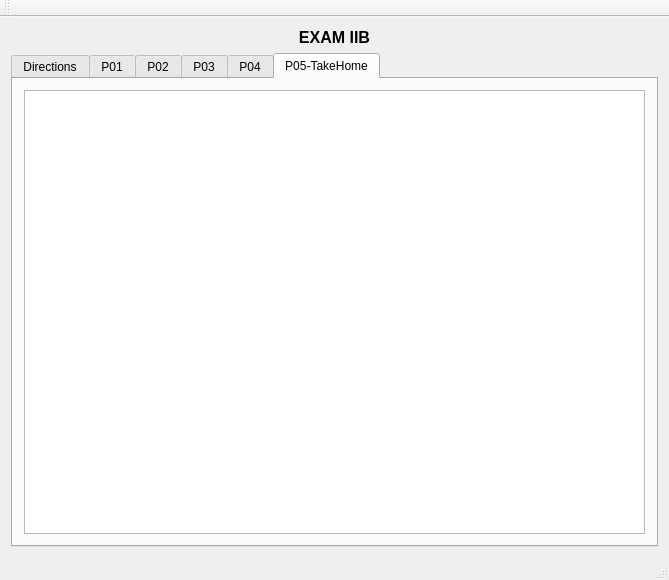
<?xml version="1.0" encoding="UTF-8"?>
<ui version="4.0">
 <class>MainWindow</class>
 <widget class="QMainWindow" name="MainWindow">
  <property name="geometry">
   <rect>
    <x>0</x>
    <y>0</y>
    <width>669</width>
    <height>580</height>
   </rect>
  </property>
  <property name="windowTitle">
   <string>MainWindow</string>
  </property>
  <widget class="QWidget" name="centralWidget">
   <layout class="QVBoxLayout" name="verticalLayout">
    <item>
     <widget class="QLabel" name="label_3">
      <property name="font">
       <font>
        <pointsize>12</pointsize>
        <weight>75</weight>
        <bold>true</bold>
       </font>
      </property>
      <property name="text">
       <string>EXAM IIB</string>
      </property>
      <property name="alignment">
       <set>Qt::AlignCenter</set>
      </property>
     </widget>
    </item>
    <item>
     <widget class="QTabWidget" name="tabWidget">
      <property name="currentIndex">
       <number>5</number>
      </property>
      <widget class="QWidget" name="tab_6">
       <attribute name="title">
        <string>Directions</string>
       </attribute>
       <layout class="QVBoxLayout" name="verticalLayout_3">
        <item>
         <widget class="QTextBrowser" name="textBrowser_2">
          <property name="html">
           <string>&lt;!DOCTYPE HTML PUBLIC &quot;-//W3C//DTD HTML 4.0//EN&quot; &quot;http://www.w3.org/TR/REC-html40/strict.dtd&quot;&gt;
&lt;html&gt;&lt;head&gt;&lt;meta name=&quot;qrichtext&quot; content=&quot;1&quot; /&gt;&lt;style type=&quot;text/css&quot;&gt;
p, li { white-space: pre-wrap; }
&lt;/style&gt;&lt;/head&gt;&lt;body style=&quot; font-family:'Cantarell'; font-size:11pt; font-weight:400; font-style:normal;&quot;&gt;
&lt;p style=&quot; margin-top:0px; margin-bottom:0px; margin-left:0px; margin-right:0px; -qt-block-indent:0; text-indent:0px;&quot;&gt;&lt;span style=&quot; font-family:'.Lucida Grande UI'; font-size:13pt; font-weight:600;&quot;&gt;Directions:    No collaboration!!  &lt;/span&gt;&lt;/p&gt;
&lt;p style=&quot; margin-top:0px; margin-bottom:0px; margin-left:0px; margin-right:0px; -qt-block-indent:0; text-indent:0px;&quot;&gt;&lt;span style=&quot; font-family:'.Lucida Grande UI'; font-size:13pt; font-weight:600;&quot;&gt;(scroll to read all instructions)&lt;/span&gt;&lt;/p&gt;
&lt;p style=&quot;-qt-paragraph-type:empty; margin-top:0px; margin-bottom:0px; margin-left:0px; margin-right:0px; -qt-block-indent:0; text-indent:0px; font-family:'.Lucida Grande UI'; font-size:13pt; font-weight:600;&quot;&gt;&lt;br /&gt;&lt;/p&gt;
&lt;p style=&quot; margin-top:0px; margin-bottom:0px; margin-left:0px; margin-right:0px; -qt-block-indent:0; text-indent:0px;&quot;&gt;&lt;span style=&quot; font-family:'.Lucida Grande UI'; font-size:13pt; font-weight:600;&quot;&gt;You may use Qt Creator (including Qt Assistant) and the CPE 353 course pdf lecture notes on Canvas.  &lt;/span&gt;&lt;span style=&quot; font-family:'.Lucida Grande UI'; font-size:13pt; font-weight:600; color:#ff0000;&quot;&gt;Use of any other resources will be considered cheating and will result in &lt;/span&gt;&lt;span style=&quot; font-family:'.Lucida Grande UI'; font-size:13pt; font-weight:600;&quot;&gt;zero credit (0 points) &lt;/span&gt;&lt;span style=&quot; font-family:'.Lucida Grande UI'; font-size:13pt; font-weight:600; color:#ff0000;&quot;&gt;and additional penalties.&lt;/span&gt;&lt;/p&gt;
&lt;p style=&quot;-qt-paragraph-type:empty; margin-top:0px; margin-bottom:0px; margin-left:0px; margin-right:0px; -qt-block-indent:0; text-indent:0px; font-family:'.Lucida Grande UI'; font-size:13pt; font-weight:600;&quot;&gt;&lt;br /&gt;&lt;/p&gt;
&lt;p style=&quot; margin-top:0px; margin-bottom:0px; margin-left:0px; margin-right:0px; -qt-block-indent:0; text-indent:0px;&quot;&gt;&lt;span style=&quot; font-family:'.Lucida Grande UI'; font-size:13pt; font-weight:600;&quot;&gt;When completing the tasks associated with each problem, you may only modify the files &lt;/span&gt;&lt;span style=&quot; font-family:'.Lucida Grande UI'; font-size:13pt; font-weight:600; color:#0000ff;&quot;&gt;mainwindow.h&lt;/span&gt;&lt;span style=&quot; font-family:'.Lucida Grande UI'; font-size:13pt; font-weight:600;&quot;&gt; and &lt;/span&gt;&lt;span style=&quot; font-family:'.Lucida Grande UI'; font-size:13pt; font-weight:600; color:#0000ff;&quot;&gt;mainwindow.cpp   &lt;/span&gt;&lt;/p&gt;
&lt;p style=&quot;-qt-paragraph-type:empty; margin-top:0px; margin-bottom:0px; margin-left:0px; margin-right:0px; -qt-block-indent:0; text-indent:0px; font-family:'.Lucida Grande UI'; font-size:13pt; font-weight:600; color:#0000ff;&quot;&gt;&lt;br /&gt;&lt;/p&gt;
&lt;p style=&quot; margin-top:0px; margin-bottom:0px; margin-left:0px; margin-right:0px; -qt-block-indent:0; text-indent:0px;&quot;&gt;&lt;span style=&quot; font-family:'.Lucida Grande UI'; font-size:13pt; font-weight:600; color:#ff0000;&quot;&gt;Do NOT modify &lt;/span&gt;&lt;span style=&quot; font-family:'.Lucida Grande UI'; font-size:13pt; font-weight:600;&quot;&gt;main.cpp &lt;/span&gt;&lt;span style=&quot; font-family:'.Lucida Grande UI'; font-size:13pt; font-weight:600; color:#ff0000;&quot;&gt;and &lt;/span&gt;&lt;span style=&quot; font-family:'.Lucida Grande UI'; font-size:13pt; font-weight:600;&quot;&gt;mainwindow.ui &lt;/span&gt;&lt;span style=&quot; font-family:'.Lucida Grande UI'; font-size:13pt; font-weight:600; color:#ff0000;&quot;&gt;(the form) or you will receive&lt;/span&gt;&lt;span style=&quot; font-family:'.Lucida Grande UI'; font-size:13pt; font-weight:600;&quot;&gt; zero credit (0 points).&lt;/span&gt;&lt;/p&gt;
&lt;p style=&quot;-qt-paragraph-type:empty; margin-top:0px; margin-bottom:0px; margin-left:0px; margin-right:0px; -qt-block-indent:0; text-indent:0px; font-family:'.Lucida Grande UI'; font-size:13pt; font-weight:600;&quot;&gt;&lt;br /&gt;&lt;/p&gt;
&lt;p style=&quot; margin-top:0px; margin-bottom:0px; margin-left:0px; margin-right:0px; -qt-block-indent:0; text-indent:0px;&quot;&gt;&lt;span style=&quot; font-family:'.Lucida Grande UI'; font-size:13pt; font-weight:600;&quot;&gt;The text browser object at the top of each tab descibes the desired tasks associated with that tab -- you may need to &lt;/span&gt;&lt;span style=&quot; font-family:'.Lucida Grande UI'; font-size:13pt; font-weight:600; color:#ff000f;&quot;&gt;scroll&lt;/span&gt;&lt;span style=&quot; font-family:'.Lucida Grande UI'; font-size:13pt; font-weight:600;&quot;&gt; down to read the complete description.&lt;/span&gt;&lt;/p&gt;
&lt;p style=&quot;-qt-paragraph-type:empty; margin-top:0px; margin-bottom:0px; margin-left:0px; margin-right:0px; -qt-block-indent:0; text-indent:0px; font-family:'.Lucida Grande UI'; font-size:13pt; font-weight:600;&quot;&gt;&lt;br /&gt;&lt;/p&gt;
&lt;p style=&quot; margin-top:0px; margin-bottom:0px; margin-left:0px; margin-right:0px; -qt-block-indent:0; text-indent:0px;&quot;&gt;&lt;span style=&quot; font-family:'.Lucida Grande UI'; font-size:13pt; font-weight:600; color:#0000ff;&quot;&gt;Your goal is to make your program's behavior match that of the sample solution (while conforming to specified constraints)!!!&lt;/span&gt;&lt;/p&gt;
&lt;p style=&quot;-qt-paragraph-type:empty; margin-top:0px; margin-bottom:0px; margin-left:0px; margin-right:0px; -qt-block-indent:0; text-indent:0px; font-family:'Sans'; font-size:10pt;&quot;&gt;&lt;br /&gt;&lt;/p&gt;
&lt;p style=&quot; margin-top:0px; margin-bottom:0px; margin-left:0px; margin-right:0px; -qt-block-indent:0; text-indent:0px;&quot;&gt;&lt;span style=&quot; font-family:'.Lucida Grande UI'; font-size:13pt; font-weight:600;&quot;&gt;See directions include sent via Canvas mail on how to execute a copy of the sample solution.&lt;/span&gt;&lt;/p&gt;
&lt;p style=&quot;-qt-paragraph-type:empty; margin-top:0px; margin-bottom:0px; margin-left:0px; margin-right:0px; -qt-block-indent:0; text-indent:0px; font-family:'.Lucida Grande UI'; font-size:13pt; font-weight:600; color:#0617f3;&quot;&gt;&lt;br /&gt;&lt;/p&gt;
&lt;p style=&quot; margin-top:0px; margin-bottom:0px; margin-left:0px; margin-right:0px; -qt-block-indent:0; text-indent:0px;&quot;&gt;&lt;span style=&quot; font-family:'.Lucida Grande UI'; font-size:13pt; font-weight:600; color:#0617f3;&quot;&gt;Visit the Assignment tab in Canvas to upload both &lt;/span&gt;&lt;span style=&quot; font-family:'.Lucida Grande UI'; font-size:13pt; font-weight:600; color:#ff0000;&quot;&gt;mainwindow.h&lt;/span&gt;&lt;span style=&quot; font-family:'.Lucida Grande UI'; font-size:13pt; font-weight:600; color:#0617f3;&quot;&gt; and &lt;/span&gt;&lt;span style=&quot; font-family:'.Lucida Grande UI'; font-size:13pt; font-weight:600; color:#ff0000;&quot;&gt;mainwindow.cpp&lt;/span&gt;&lt;span style=&quot; font-family:'.Lucida Grande UI'; font-size:13pt; font-weight:600; color:#0617f3;&quot;&gt; as attachments to your Canvas assignment submission.  &lt;/span&gt;&lt;span style=&quot; font-family:'.Lucida Grande UI'; font-size:13pt; font-weight:600; color:#000000;&quot;&gt;Be sure both files are attached to each submission you make.&lt;/span&gt;&lt;/p&gt;
&lt;p style=&quot;-qt-paragraph-type:empty; margin-top:0px; margin-bottom:0px; margin-left:0px; margin-right:0px; -qt-block-indent:0; text-indent:0px; font-family:'.Lucida Grande UI'; font-size:13pt; font-weight:600; color:#0617f3;&quot;&gt;&lt;br /&gt;&lt;/p&gt;&lt;/body&gt;&lt;/html&gt;</string>
          </property>
         </widget>
        </item>
       </layout>
      </widget>
      <widget class="QWidget" name="tab">
       <attribute name="title">
        <string>P01</string>
       </attribute>
       <layout class="QVBoxLayout" name="verticalLayout_2">
        <item>
         <widget class="QTextBrowser" name="textBrowser_8">
          <property name="html">
           <string>&lt;!DOCTYPE HTML PUBLIC &quot;-//W3C//DTD HTML 4.0//EN&quot; &quot;http://www.w3.org/TR/REC-html40/strict.dtd&quot;&gt;
&lt;html&gt;&lt;head&gt;&lt;meta name=&quot;qrichtext&quot; content=&quot;1&quot; /&gt;&lt;style type=&quot;text/css&quot;&gt;
p, li { white-space: pre-wrap; }
&lt;/style&gt;&lt;/head&gt;&lt;body style=&quot; font-family:'Cantarell'; font-size:11pt; font-weight:400; font-style:normal;&quot;&gt;
&lt;p style=&quot;-qt-paragraph-type:empty; margin-top:0px; margin-bottom:0px; margin-left:0px; margin-right:0px; -qt-block-indent:0; text-indent:0px;&quot;&gt;&lt;br /&gt;&lt;/p&gt;&lt;/body&gt;&lt;/html&gt;</string>
          </property>
         </widget>
        </item>
        <item>
         <layout class="QHBoxLayout" name="horizontalLayout">
          <item>
           <spacer name="horizontalSpacer_9">
            <property name="orientation">
             <enum>Qt::Horizontal</enum>
            </property>
            <property name="sizeHint" stdset="0">
             <size>
              <width>40</width>
              <height>20</height>
             </size>
            </property>
           </spacer>
          </item>
          <item>
           <widget class="QLabel" name="label_8">
            <property name="text">
             <string>Filename</string>
            </property>
           </widget>
          </item>
          <item>
           <widget class="QLineEdit" name="fileNameEdit"/>
          </item>
          <item>
           <spacer name="horizontalSpacer">
            <property name="orientation">
             <enum>Qt::Horizontal</enum>
            </property>
            <property name="sizeHint" stdset="0">
             <size>
              <width>40</width>
              <height>20</height>
             </size>
            </property>
           </spacer>
          </item>
          <item>
           <widget class="QPushButton" name="loadButton">
            <property name="text">
             <string>Load</string>
            </property>
           </widget>
          </item>
          <item>
           <spacer name="horizontalSpacer_2">
            <property name="orientation">
             <enum>Qt::Horizontal</enum>
            </property>
            <property name="sizeHint" stdset="0">
             <size>
              <width>40</width>
              <height>20</height>
             </size>
            </property>
           </spacer>
          </item>
         </layout>
        </item>
       </layout>
      </widget>
      <widget class="QWidget" name="tab_4">
       <attribute name="title">
        <string>P02</string>
       </attribute>
       <layout class="QVBoxLayout" name="verticalLayout_4">
        <item>
         <widget class="QTextBrowser" name="textBrowser_5">
          <property name="html">
           <string>&lt;!DOCTYPE HTML PUBLIC &quot;-//W3C//DTD HTML 4.0//EN&quot; &quot;http://www.w3.org/TR/REC-html40/strict.dtd&quot;&gt;
&lt;html&gt;&lt;head&gt;&lt;meta name=&quot;qrichtext&quot; content=&quot;1&quot; /&gt;&lt;style type=&quot;text/css&quot;&gt;
p, li { white-space: pre-wrap; }
&lt;/style&gt;&lt;/head&gt;&lt;body style=&quot; font-family:'Cantarell'; font-size:11pt; font-weight:400; font-style:normal;&quot;&gt;
&lt;p style=&quot;-qt-paragraph-type:empty; margin-top:0px; margin-bottom:0px; margin-left:0px; margin-right:0px; -qt-block-indent:0; text-indent:0px;&quot;&gt;&lt;br /&gt;&lt;/p&gt;&lt;/body&gt;&lt;/html&gt;</string>
          </property>
         </widget>
        </item>
        <item>
         <layout class="QHBoxLayout" name="horizontalLayout_2">
          <item>
           <spacer name="horizontalSpacer_3">
            <property name="orientation">
             <enum>Qt::Horizontal</enum>
            </property>
            <property name="sizeHint" stdset="0">
             <size>
              <width>40</width>
              <height>20</height>
             </size>
            </property>
           </spacer>
          </item>
          <item>
           <widget class="QLabel" name="label_2">
            <property name="font">
             <font>
              <weight>75</weight>
              <bold>true</bold>
             </font>
            </property>
            <property name="text">
             <string>Be sure to click in the area below</string>
            </property>
           </widget>
          </item>
          <item>
           <spacer name="horizontalSpacer_7">
            <property name="orientation">
             <enum>Qt::Horizontal</enum>
            </property>
            <property name="sizeHint" stdset="0">
             <size>
              <width>40</width>
              <height>20</height>
             </size>
            </property>
           </spacer>
          </item>
         </layout>
        </item>
        <item>
         <spacer name="verticalSpacer">
          <property name="orientation">
           <enum>Qt::Vertical</enum>
          </property>
          <property name="sizeHint" stdset="0">
           <size>
            <width>20</width>
            <height>194</height>
           </size>
          </property>
         </spacer>
        </item>
       </layout>
      </widget>
      <widget class="QWidget" name="tab_7">
       <attribute name="title">
        <string>P03</string>
       </attribute>
       <layout class="QVBoxLayout" name="verticalLayout_8">
        <item>
         <widget class="QTextBrowser" name="textBrowser_9">
          <property name="html">
           <string>&lt;!DOCTYPE HTML PUBLIC &quot;-//W3C//DTD HTML 4.0//EN&quot; &quot;http://www.w3.org/TR/REC-html40/strict.dtd&quot;&gt;
&lt;html&gt;&lt;head&gt;&lt;meta name=&quot;qrichtext&quot; content=&quot;1&quot; /&gt;&lt;style type=&quot;text/css&quot;&gt;
p, li { white-space: pre-wrap; }
&lt;/style&gt;&lt;/head&gt;&lt;body style=&quot; font-family:'Cantarell'; font-size:11pt; font-weight:400; font-style:normal;&quot;&gt;
&lt;p style=&quot;-qt-paragraph-type:empty; margin-top:0px; margin-bottom:0px; margin-left:0px; margin-right:0px; -qt-block-indent:0; text-indent:0px;&quot;&gt;&lt;br /&gt;&lt;/p&gt;&lt;/body&gt;&lt;/html&gt;</string>
          </property>
         </widget>
        </item>
        <item>
         <widget class="QTextEdit" name="filteredEdit">
          <property name="readOnly">
           <bool>false</bool>
          </property>
          <property name="html">
           <string>&lt;!DOCTYPE HTML PUBLIC &quot;-//W3C//DTD HTML 4.0//EN&quot; &quot;http://www.w3.org/TR/REC-html40/strict.dtd&quot;&gt;
&lt;html&gt;&lt;head&gt;&lt;meta name=&quot;qrichtext&quot; content=&quot;1&quot; /&gt;&lt;style type=&quot;text/css&quot;&gt;
p, li { white-space: pre-wrap; }
&lt;/style&gt;&lt;/head&gt;&lt;body style=&quot; font-family:'Cantarell'; font-size:11pt; font-weight:400; font-style:normal;&quot;&gt;
&lt;p style=&quot; margin-top:0px; margin-bottom:0px; margin-left:0px; margin-right:0px; -qt-block-indent:0; text-indent:0px;&quot;&gt;&lt;span style=&quot; font-family:'.Lucida Grande UI'; font-size:13pt;&quot;&gt;The user must be able to input text into this &lt;/span&gt;&lt;span style=&quot; font-family:'.Lucida Grande UI'; font-size:13pt; font-weight:600; color:#0000ff;&quot;&gt;filteredEdit&lt;/span&gt;&lt;span style=&quot; font-family:'.Lucida Grande UI'; font-size:13pt;&quot;&gt; object and edit the text. &lt;/span&gt;&lt;/p&gt;
&lt;p style=&quot;-qt-paragraph-type:empty; margin-top:0px; margin-bottom:0px; margin-left:0px; margin-right:0px; -qt-block-indent:0; text-indent:0px; font-family:'.Lucida Grande UI'; font-size:13pt;&quot;&gt;&lt;br /&gt;&lt;/p&gt;
&lt;p style=&quot; margin-top:0px; margin-bottom:0px; margin-left:0px; margin-right:0px; -qt-block-indent:0; text-indent:0px;&quot;&gt;&lt;span style=&quot; font-family:'.Lucida Grande UI'; font-size:13pt;&quot;&gt;Your event filtering must not break the ability to use the text edit object to type and delete text.&lt;/span&gt;&lt;/p&gt;
&lt;p style=&quot;-qt-paragraph-type:empty; margin-top:0px; margin-bottom:0px; margin-left:0px; margin-right:0px; -qt-block-indent:0; text-indent:0px; font-family:'.Lucida Grande UI'; font-size:13pt;&quot;&gt;&lt;br /&gt;&lt;/p&gt;
&lt;p style=&quot;-qt-paragraph-type:empty; margin-top:0px; margin-bottom:0px; margin-left:0px; margin-right:0px; -qt-block-indent:0; text-indent:0px; font-family:'.Lucida Grande UI'; font-size:13pt;&quot;&gt;&lt;br /&gt;&lt;/p&gt;
&lt;p style=&quot;-qt-paragraph-type:empty; margin-top:0px; margin-bottom:0px; margin-left:0px; margin-right:0px; -qt-block-indent:0; text-indent:0px; font-family:'.Lucida Grande UI'; font-size:13pt;&quot;&gt;&lt;br /&gt;&lt;/p&gt;&lt;/body&gt;&lt;/html&gt;</string>
          </property>
         </widget>
        </item>
       </layout>
      </widget>
      <widget class="QWidget" name="tab_2">
       <attribute name="title">
        <string>P04</string>
       </attribute>
       <layout class="QVBoxLayout" name="verticalLayout_7">
        <item>
         <widget class="QTextBrowser" name="textBrowser_10">
          <property name="html">
           <string>&lt;!DOCTYPE HTML PUBLIC &quot;-//W3C//DTD HTML 4.0//EN&quot; &quot;http://www.w3.org/TR/REC-html40/strict.dtd&quot;&gt;
&lt;html&gt;&lt;head&gt;&lt;meta name=&quot;qrichtext&quot; content=&quot;1&quot; /&gt;&lt;style type=&quot;text/css&quot;&gt;
p, li { white-space: pre-wrap; }
&lt;/style&gt;&lt;/head&gt;&lt;body style=&quot; font-family:'Cantarell'; font-size:11pt; font-weight:400; font-style:normal;&quot;&gt;
&lt;p style=&quot;-qt-paragraph-type:empty; margin-top:0px; margin-bottom:0px; margin-left:0px; margin-right:0px; -qt-block-indent:0; text-indent:0px;&quot;&gt;&lt;br /&gt;&lt;/p&gt;&lt;/body&gt;&lt;/html&gt;</string>
          </property>
         </widget>
        </item>
        <item>
         <layout class="QHBoxLayout" name="horizontalLayout_3">
          <item>
           <layout class="QVBoxLayout" name="verticalLayout_5">
            <item>
             <widget class="QLabel" name="label">
              <property name="font">
               <font>
                <pointsize>12</pointsize>
                <weight>75</weight>
                <bold>true</bold>
               </font>
              </property>
              <property name="text">
               <string>Enter an integer from 0-99 below</string>
              </property>
             </widget>
            </item>
            <item>
             <widget class="QLineEdit" name="lineEdit"/>
            </item>
            <item>
             <widget class="QPushButton" name="spawnButton">
              <property name="text">
               <string>Spawn</string>
              </property>
             </widget>
            </item>
            <item>
             <widget class="QPushButton" name="closeAllButton">
              <property name="text">
               <string>Close All</string>
              </property>
             </widget>
            </item>
           </layout>
          </item>
         </layout>
        </item>
       </layout>
      </widget>
      <widget class="QWidget" name="tab_3">
       <attribute name="title">
        <string>P05-TakeHome</string>
       </attribute>
       <layout class="QVBoxLayout" name="verticalLayout_6">
        <item>
         <widget class="QTextBrowser" name="textBrowser_11">
          <property name="html">
           <string>&lt;!DOCTYPE HTML PUBLIC &quot;-//W3C//DTD HTML 4.0//EN&quot; &quot;http://www.w3.org/TR/REC-html40/strict.dtd&quot;&gt;
&lt;html&gt;&lt;head&gt;&lt;meta name=&quot;qrichtext&quot; content=&quot;1&quot; /&gt;&lt;style type=&quot;text/css&quot;&gt;
p, li { white-space: pre-wrap; }
&lt;/style&gt;&lt;/head&gt;&lt;body style=&quot; font-family:'Cantarell'; font-size:11pt; font-weight:400; font-style:normal;&quot;&gt;
&lt;p style=&quot;-qt-paragraph-type:empty; margin-top:0px; margin-bottom:0px; margin-left:0px; margin-right:0px; -qt-block-indent:0; text-indent:0px;&quot;&gt;&lt;br /&gt;&lt;/p&gt;&lt;/body&gt;&lt;/html&gt;</string>
          </property>
         </widget>
        </item>
       </layout>
      </widget>
     </widget>
    </item>
   </layout>
  </widget>
  <widget class="QMenuBar" name="menuBar">
   <property name="geometry">
    <rect>
     <x>0</x>
     <y>0</y>
     <width>669</width>
     <height>25</height>
    </rect>
   </property>
  </widget>
  <widget class="QToolBar" name="mainToolBar">
   <attribute name="toolBarArea">
    <enum>TopToolBarArea</enum>
   </attribute>
   <attribute name="toolBarBreak">
    <bool>false</bool>
   </attribute>
  </widget>
  <widget class="QStatusBar" name="statusBar"/>
 </widget>
 <layoutdefault spacing="6" margin="11"/>
 <resources/>
 <connections/>
</ui>
